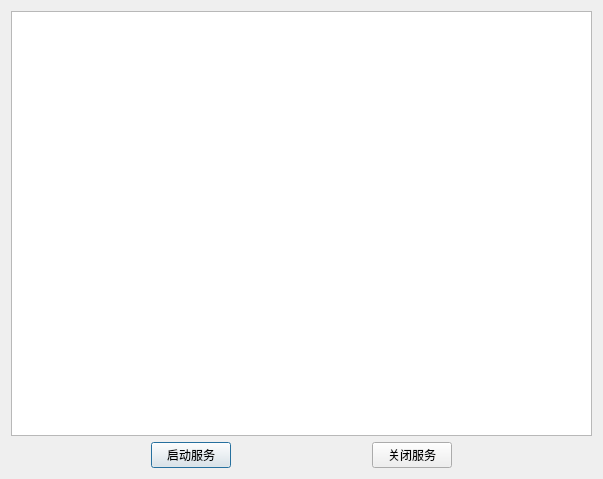
<?xml version="1.0" encoding="UTF-8"?>
<ui version="4.0">
 <class>QServerDlg</class>
 <widget class="QDialog" name="QServerDlg">
  <property name="geometry">
   <rect>
    <x>0</x>
    <y>0</y>
    <width>603</width>
    <height>479</height>
   </rect>
  </property>
  <property name="windowTitle">
   <string>QServerDlg</string>
  </property>
  <layout class="QVBoxLayout" name="verticalLayout">
   <item>
    <widget class="QListWidget" name="listWidget"/>
   </item>
   <item>
    <layout class="QHBoxLayout" name="horizontalLayout" stretch="2,1,2,1,2">
     <property name="spacing">
      <number>0</number>
     </property>
     <item>
      <spacer name="horizontalSpacer_2">
       <property name="orientation">
        <enum>Qt::Horizontal</enum>
       </property>
       <property name="sizeHint" stdset="0">
        <size>
         <width>40</width>
         <height>20</height>
        </size>
       </property>
      </spacer>
     </item>
     <item>
      <widget class="QPushButton" name="btn_start">
       <property name="text">
        <string>启动服务</string>
       </property>
      </widget>
     </item>
     <item>
      <spacer name="horizontalSpacer">
       <property name="orientation">
        <enum>Qt::Horizontal</enum>
       </property>
       <property name="sizeHint" stdset="0">
        <size>
         <width>40</width>
         <height>20</height>
        </size>
       </property>
      </spacer>
     </item>
     <item>
      <widget class="QPushButton" name="btn_stop">
       <property name="text">
        <string>关闭服务</string>
       </property>
      </widget>
     </item>
     <item>
      <spacer name="horizontalSpacer_3">
       <property name="orientation">
        <enum>Qt::Horizontal</enum>
       </property>
       <property name="sizeHint" stdset="0">
        <size>
         <width>40</width>
         <height>20</height>
        </size>
       </property>
      </spacer>
     </item>
    </layout>
   </item>
  </layout>
 </widget>
 <layoutdefault spacing="6" margin="11"/>
 <resources/>
 <connections/>
</ui>
